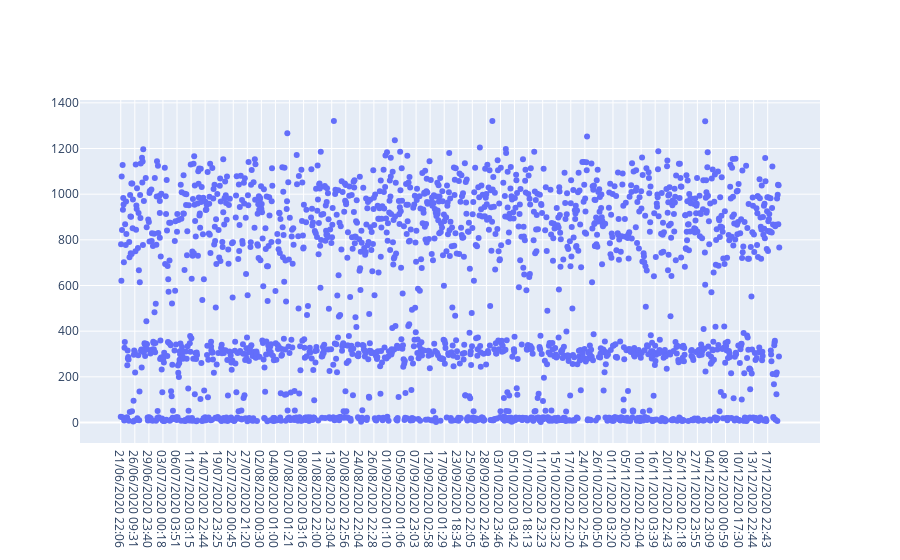

The cell this chart's notebook holds for it:
### Code cell
#
trace = go.Scatter(
    x = Fraud['trans_date_trans_time'],
    y = Fraud['amt'],
    mode = 'markers'
)

plotly.offline.iplot({
    "data": trace
})

### Figure 1 — Plotly figure (JSON) as saved in the notebook; plotly's stock layout.template omitted (floating-point values rounded to 4 significant figures; data arrays with more than 128 entries replaced by an {"elided": "..."} marker saying what was removed)
{"data": [{"mode": "markers", "type": "scatter", "x": {"elided": "2145 str values"}, "y": {"elided": "2145 float values"}}], "layout": {}}
